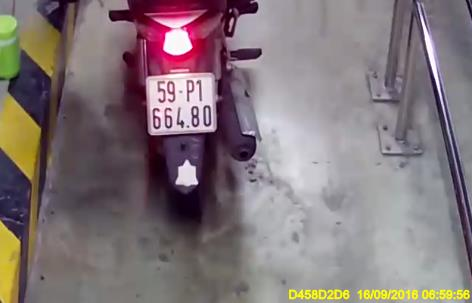
#> input picture nhan_dien_chu_voi_tesseract/bien so xe/0000_00532_b.jpg, 472 x 303 px
$ python test.py 'bien so xe/0000_00532_b.jpg'
#> lines starting #> are read from the running program, lines starting #| are printed output that depends on the picture; after the words box and inside, x2 and y2 are one past the last pixel; in counts of white or black regions, pixels touching at a corner belong together
import sys
import cv2
import numpy as np
import matplotlib.pyplot as plt

file = sys.argv[1]

img = cv2.imread(file, 0)
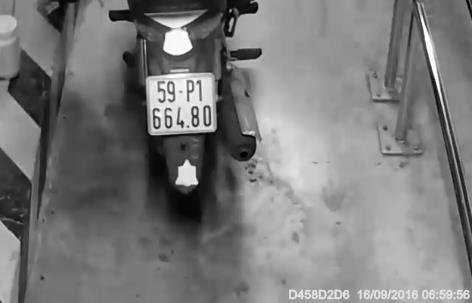
#> img: shape (303, 472); min 0, max 255, mean 122.3
blur = cv2.GaussianBlur(img,(5,5),0)
thresh = cv2.adaptiveThreshold(blur,255,cv2.ADAPTIVE_THRESH_GAUSSIAN_C,cv2.THRESH_BINARY_INV,11,2)
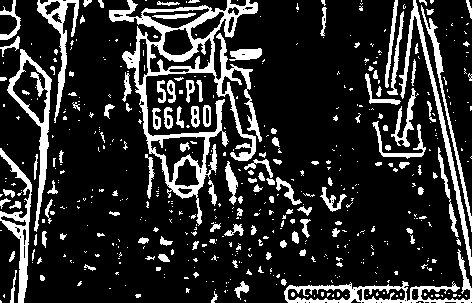
#> thresh: shape (303, 472); 17.9% white; 519 white regions (391 under 20 px), largest, box (x1, y1, x2, y2) and area: (109, 0, 262, 226) 6859, (284, 249, 472, 303) 1777, (7, 49, 52, 232) 1543
horizal = thresh
vertical = thresh

scale_height = 20 #Scale này để càng cao thì số dòng dọc xác định sẽ càng nhiều
scale_long = 15

long = int(img.shape[1]/scale_long)
#> long = 31
height = int(img.shape[0]/scale_height)
#> height = 15

horizalStructure = cv2.getStructuringElement(cv2.MORPH_RECT, (long, 1))
horizal = cv2.erode(horizal, horizalStructure, (-1, -1))
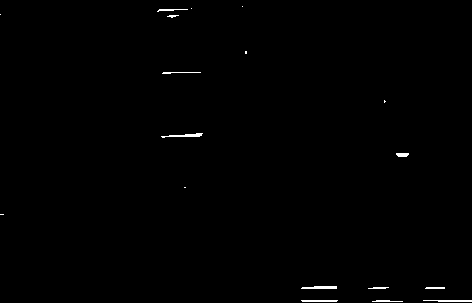
#> horizal: shape (303, 472); 0.45% white in thin lines or dots
horizal = cv2.dilate(horizal, horizalStructure, (-1, -1))
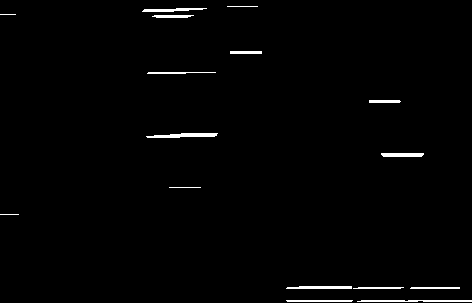
#> horizal: shape (303, 472); 1.3% white; 16 white regions (2 under 20 px), largest, box (x1, y1, x2, y2) and area: (146, 133, 218, 138) 249, (357, 300, 472, 302) 218, (286, 286, 352, 289) 184

verticalStructure = cv2.getStructuringElement(cv2.MORPH_RECT, (1, height))
vertical = cv2.erode(vertical, verticalStructure, (-1, -1))
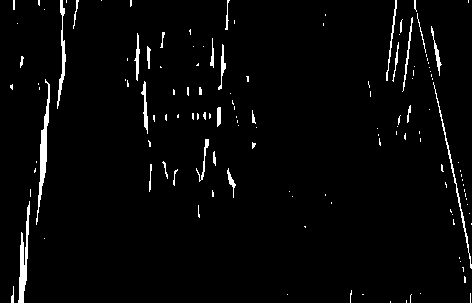
#> vertical: shape (303, 472); 2.8% white; 134 white regions (102 under 20 px), largest, box (x1, y1, x2, y2) and area: (36, 79, 50, 225) 564, (18, 201, 30, 303) 509, (433, 82, 472, 269) 321
vertical = cv2.dilate(vertical, verticalStructure, (-1, -1))
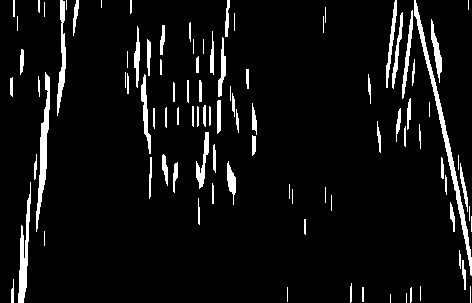
#> vertical: shape (303, 472); 6.5% white; 96 white regions (27 under 20 px), largest, box (x1, y1, x2, y2) and area: (414, 0, 472, 276) 1202, (36, 72, 50, 232) 802, (18, 182, 31, 303) 657

mask = vertical + horizal
cv2.imshow('mat na', horizal)
cv2.waitKey(0)

$ run again, on nhan_dien_chu_voi_tesseract/bien so xe/0000_05696_b.jpg
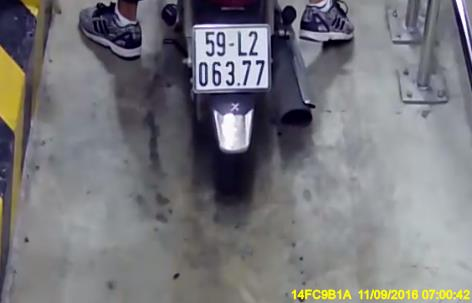
#> input picture nhan_dien_chu_voi_tesseract/bien so xe/0000_05696_b.jpg, 472 x 303 px
#> `thresh = cv2.adaptiveThreshold(blur,255,cv2.ADAPTIVE_THRESH_GAUSSIAN_C..`:
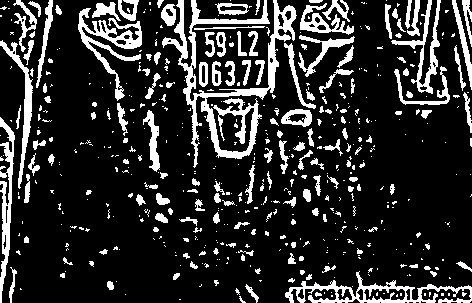
#> thresh: shape (303, 472); 17.7% white; 525 white regions (363 under 20 px), largest, box (x1, y1, x2, y2) and area: (162, 0, 297, 168) 4510, (285, 271, 472, 303) 1703, (78, 8, 142, 101) 1495
#> `vertical = cv2.dilate(vertical, verticalStructure, (-1, -1))`:
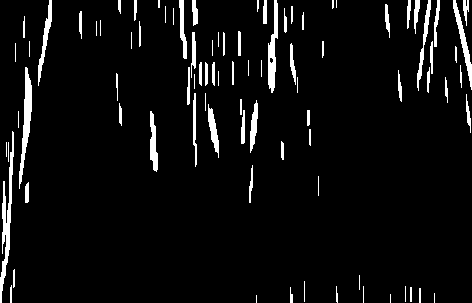
#> vertical: shape (303, 472); 5.4% white; 88 white regions (26 under 20 px), largest, box (x1, y1, x2, y2) and area: (0, 131, 14, 303) 782, (19, 67, 32, 189) 635, (268, 0, 278, 93) 509

$ run again, on nhan_dien_chu_voi_tesseract/bien so xe/0000_06886_b.jpg
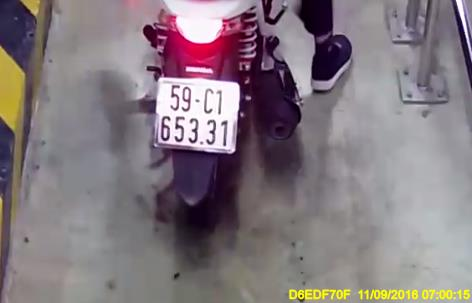
#> input picture nhan_dien_chu_voi_tesseract/bien so xe/0000_06886_b.jpg, 472 x 303 px
#> `thresh = cv2.adaptiveThreshold(blur,255,cv2.ADAPTIVE_THRESH_GAUSSIAN_C..`:
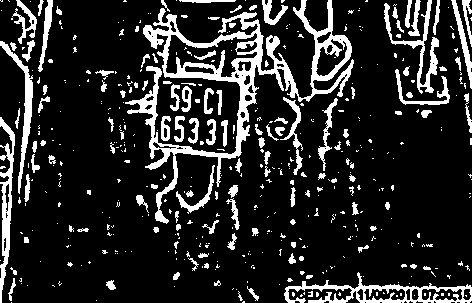
#> thresh: shape (303, 472); 16% white; 460 white regions (340 under 20 px), largest, box (x1, y1, x2, y2) and area: (125, 0, 354, 224) 7896, (284, 272, 472, 303) 1699, (0, 117, 15, 303) 1124
#> `vertical = cv2.dilate(vertical, verticalStructure, (-1, -1))`:
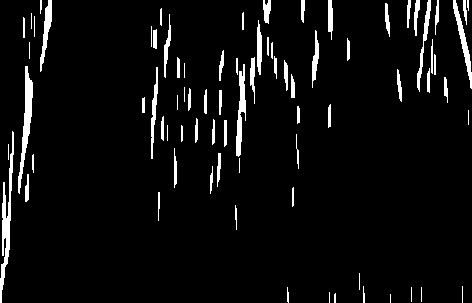
#> vertical: shape (303, 472); 5.2% white; 79 white regions (17 under 20 px), largest, box (x1, y1, x2, y2) and area: (0, 131, 14, 303) 779, (18, 66, 33, 194) 678, (236, 64, 246, 157) 473

$ run again, on nhan_dien_chu_voi_tesseract/bien so xe/0000_08244_b.jpg
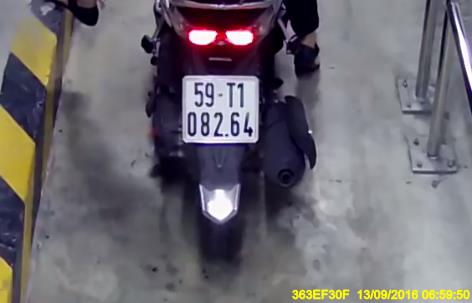
#> input picture nhan_dien_chu_voi_tesseract/bien so xe/0000_08244_b.jpg, 472 x 303 px
#> `thresh = cv2.adaptiveThreshold(blur,255,cv2.ADAPTIVE_THRESH_GAUSSIAN_C..`:
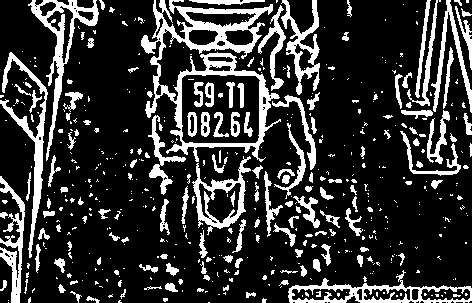
#> thresh: shape (303, 472); 20.4% white; 516 white regions (363 under 20 px), largest, box (x1, y1, x2, y2) and area: (141, 0, 281, 162) 5387, (28, 0, 99, 161) 1852, (0, 52, 48, 258) 1643
#> `vertical = cv2.dilate(vertical, verticalStructure, (-1, -1))`:
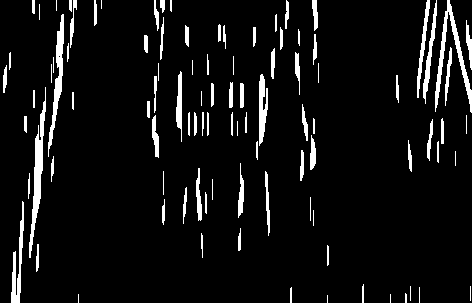
#> vertical: shape (303, 472); 6.7% white; 98 white regions (20 under 20 px), largest, box (x1, y1, x2, y2) and area: (29, 87, 46, 258) 884, (435, 0, 472, 113) 852, (48, 14, 64, 157) 692
